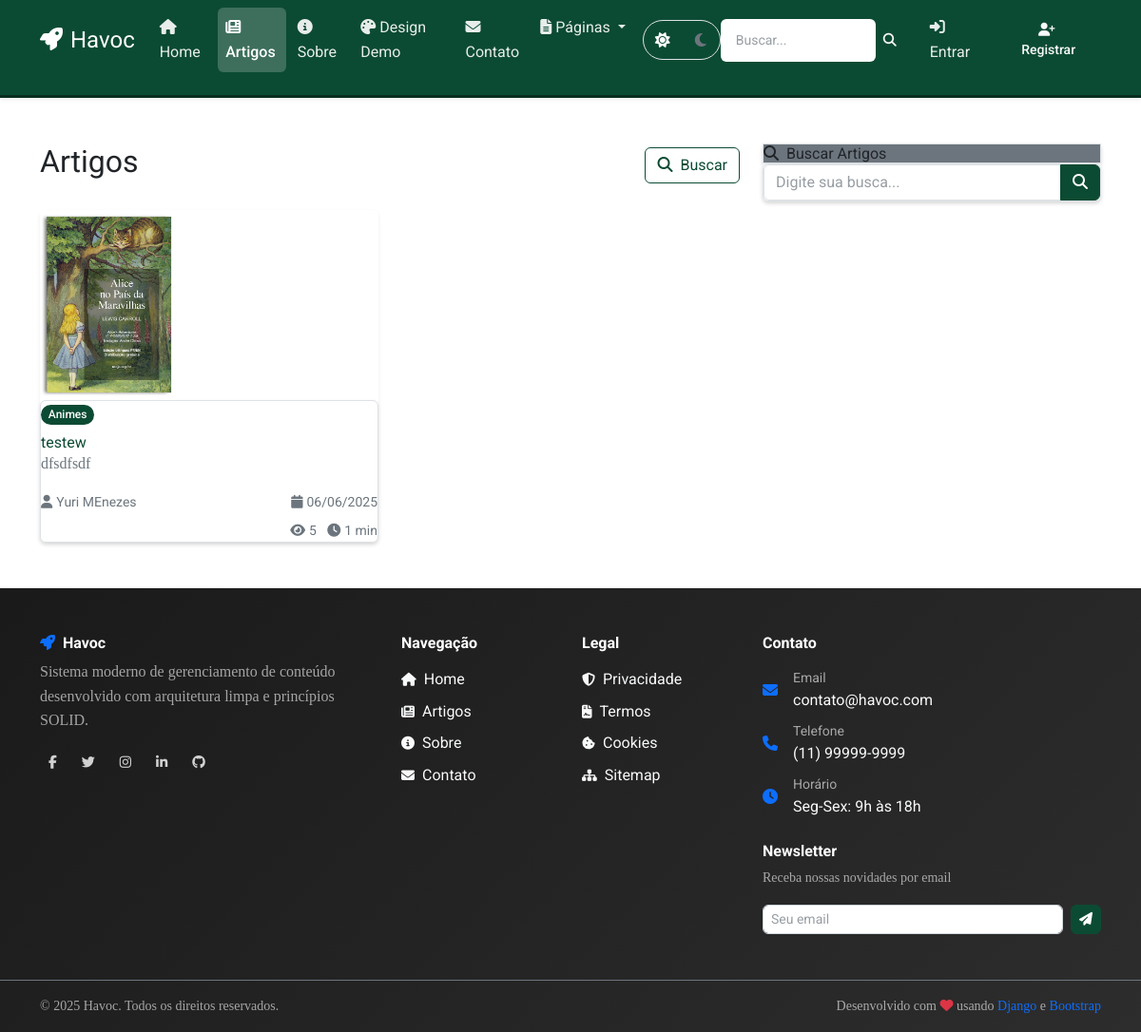
Page /artigos/ on the earlier database version.
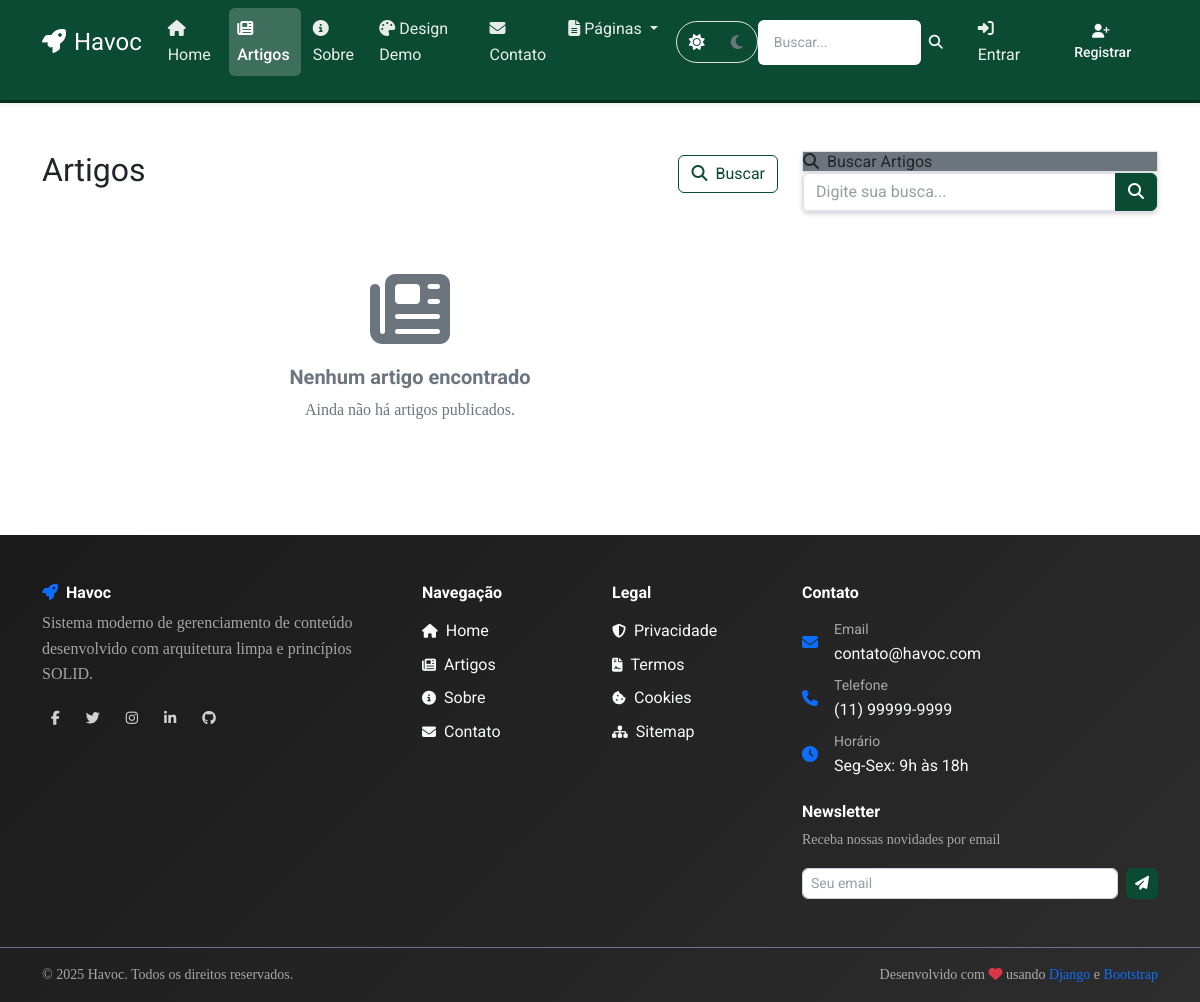
Same page on the later database version.
### apps/articles/models/article.py (models this page shows, shortened)
class Article(models.Model):
    STATUS_CHOICES = [
        ('draft', 'Rascunho'),
        ('published', 'Publicado'),
        ('archived', 'Arquivado'),
        ('scheduled', 'Agendado'),
    ]
    title = models.CharField(
        'título',
        max_length=200,
        validators=[MinLengthValidator(5)],
        help_text='Título do artigo'
    )
    slug = models.SlugField(
        'slug',
        max_length=200,
        unique=True,
        help_text='URL amigável do artigo'
    )
    excerpt = models.TextField(
        'resumo',
        max_length=500,
        help_text='Resumo do artigo para listagens e SEO'
    )
    content = models.TextField(
        'conteúdo',
        help_text='Conteúdo completo do artigo'
    )
    featured_image = models.ImageField(
        'imagem destacada',
        upload_to='articles/images/',
        blank=True,
        help_text='Imagem principal do artigo'
    )
    featured_image_alt = models.CharField(
        'texto alternativo da imagem',
        max_length=200,
        blank=True,
        help_text='Texto alternativo para acessibilidade'
    )
    category = models.ForeignKey(
        'articles.Category',
        on_delete=models.SET_NULL,
        null=True,
        blank=True,
        related_name='articles',
        verbose_name='categoria',
        help_text='Categoria principal do artigo'
    )
    tags = models.ManyToManyField(
        'articles.Tag',
        blank=True,
        related_name='articles',
        verbose_name='tags',
        help_text='Tags relacionadas ao artigo'
    )
    status = models.CharField(
        'status',
        max_length=20,
        choices=STATUS_CHOICES,
        default='draft',
        help_text='Status de publicação do artigo'
    )
    is_featured = models.BooleanField(
        'artigo em destaque',
        default=False,
        help_text='Se o artigo deve aparecer em destaque'
    )
    allow_comments = models.BooleanField(
        'permitir comentários',
        default=True,
        help_text='Se o artigo permite comentários'
    )
    author = models.ForeignKey(
        User,
        on_delete=models.CASCADE,
        related_name='authored_articles',
        verbose_name='autor',
        help_text='Autor principal do artigo'
    )
    contributors = models.ManyToManyField(
        User,
        blank=True,
        related_name='contributed_articles',
        verbose_name='colaboradores',
        help_text='Outros colaboradores do artigo'
    )
    meta_title = models.CharField(
        'meta título',
        max_length=60,
        blank=True,
        help_text='Título para SEO (máximo 60 caracteres)'
    )
    meta_description = models.CharField(
        'meta descrição',
        max_length=160,
        blank=True,
        help_text='Descrição para SEO (máximo 160 caracteres)'
    )
    meta_keywords = models.CharField(
        'palavras-chave',
        max_length=255,
        blank=True,
        help_text='Palavras-chave separadas por vírgula'
    )
    created_at = models.DateTimeField(
        'criado em',
        auto_now_add=True
    )
    updated_at = models.DateTimeField(
        'atualizado em',
        auto_now=True
    )
    published_at = models.DateTimeField(
        'publicado em',
        null=True,
        blank=True,
        help_text='Data e hora de publicação'
    )
    scheduled_at = models.DateTimeField(
        'agendado para',
        null=True,
        blank=True,
        help_text='Data e hora para publicação automática'
    )
    view_count = models.PositiveIntegerField(
        'visualizações',
        default=0,
        help_text='Número de visualizações do artigo'
    )
    reading_time = models.PositiveIntegerField(
        'tempo de leitura',
        default=0,
        help_text='Tempo estimado de leitura em minutos'
    )
    class Meta:
        verbose_name = 'artigo'
        verbose_name_plural = 'artigos'
        ordering = ['-published_at', '-created_at']
        indexes = [
            models.Index(fields=['slug']),
            models.Index(fields=['status', 'published_at']),
            models.Index(fields=['author', '-published_at']),
            models.Index(fields=['category', '-published_at']),
            models.Index(fields=['is_featured', '-published_at']),
        ]
    def get_absolute_url(self):
        return reverse('articles:article_detail', kwargs={'slug': self.slug})

### apps/articles/models/category.py (models this page shows, shortened)
class Category(models.Model):
    name = models.CharField(
        'nome',
        max_length=100,
        unique=True,
        validators=[MinLengthValidator(2)],
        help_text='Nome da categoria'
    )
    slug = models.SlugField(
        'slug',
        max_length=100,
        unique=True,
        help_text='URL amigável da categoria'
    )
    description = models.TextField(
        'descrição',
        blank=True,
        help_text='Descrição da categoria'
    )
    color = models.CharField(
        'cor',
        max_length=7,
        default='#007bff',
        help_text='Cor da categoria em hexadecimal (ex: #007bff)'
    )
    icon = models.CharField(
        'ícone',
        max_length=50,
        blank=True,
        help_text='Classe do ícone (ex: fas fa-newspaper)'
    )
    parent = models.ForeignKey(
        'self',
        on_delete=models.CASCADE,
        null=True,
        blank=True,
        verbose_name='categoria pai',
        help_text='Categoria pai para criar hierarquia'
    )
    is_active = models.BooleanField(
        'ativo',
        default=True,
        help_text='Se a categoria está ativa'
    )
    order = models.PositiveIntegerField(
        'ordem',
        default=0,
        help_text='Ordem de exibição da categoria'
    )
    meta_title = models.CharField(
        'meta título',
        max_length=60,
        blank=True,
        help_text='Título para SEO (máximo 60 caracteres)'
    )
    meta_description = models.CharField(
        'meta descrição',
        max_length=160,
        blank=True,
        help_text='Descrição para SEO (máximo 160 caracteres)'
    )
    created_at = models.DateTimeField(
        'criado em',
        auto_now_add=True
    )
    updated_at = models.DateTimeField(
        'atualizado em',
        auto_now=True
    )
    class Meta:
        verbose_name = 'categoria'
        verbose_name_plural = 'categorias'
        ordering = ['order', 'name']
        indexes = [
            models.Index(fields=['slug']),
            models.Index(fields=['is_active', 'order']),
        ]

### apps/accounts/models/user.py (models this page shows, shortened)
class User(AbstractUser):
    email = models.EmailField(
        'endereço de email',
        unique=True,
        error_messages={
            'unique': "Já existe um usuário com este email.",
        }
    )
    is_verified = models.BooleanField(
        'verificado',
        default=False,
        help_text='Designa se o usuário verificou o email.'
    )
    slug = models.SlugField(
        'slug',
        max_length=100,
        unique=True,
        blank=True,
        help_text='Identificador único para URLs amigáveis'
    )
    avatar = models.ImageField(
        'avatar',
        upload_to=user_avatar_path,
        blank=True,
        null=True,
        help_text='Foto de perfil do usuário'
    )
    bio = models.TextField(
        'biografia',
        max_length=500,
        blank=True,
        help_text='Breve descrição sobre o usuário'
    )
    phone = models.CharField(
        'telefone',
        max_length=20,
        blank=True,
        help_text='Número de telefone do usuário'
    )
    birth_date = models.DateField(
        'data de nascimento',
        blank=True,
        null=True,
        help_text='Data de nascimento do usuário'
    )
    location = models.CharField(
        'localização',
        max_length=100,
        blank=True,
        help_text='Cidade/Estado do usuário'
    )
    objects = UserManager()
    USERNAME_FIELD = 'email'
    REQUIRED_FIELDS = ['username']
    class Meta:
        verbose_name = 'usuário'
        verbose_name_plural = 'usuários'
        ordering = ['-date_joined']
    def get_full_name(self):
        return f"{self.first_name} {self.last_name}".strip()

### apps/articles/views/article_views.py (the view)
# urls.py: path('', ArticleListView.as_view(), name='article_list'),
class ArticleListView(View):
    template_name = 'articles/article_list.html'
    def get(self, request):
        article_service = ArticleService(DjangoArticleRepository())
        articles = article_service.get_published_articles()
        paginator = Paginator(articles, 12)  # 12 artigos por página
        page_number = request.GET.get('page')
        page_obj = paginator.get_page(page_number)
        featured_articles = article_service.get_featured_articles(limit=3)
        context = {
            'page_obj': page_obj,
            'articles': page_obj.object_list,
            'featured_articles': featured_articles,
            'meta_title': 'Artigos',
            'meta_description': 'Todos os artigos do blog',
        }
        return render(request, self.template_name, context)

### apps/articles/templates/articles/article_list.html (shortened to what this page needs)
{% extends 'base.html' %}
{% block content %}
<div class="container my-5">
    <div class="row">
        <div class="col-lg-8">
            <div class="d-flex justify-content-between align-items-center mb-4">
                <h1 class="text-sans text-body">Artigos</h1>
                <div>
                    <a href="{% url 'articles:search' %}" class="btn btn-outline-primary">
                        <i class="fas fa-search me-2"></i>Buscar
                    </a>
                </div>
            </div>
            {% if articles %}
                <div class="row g-4">
                    {% for article in articles %}
                    <div class="col-md-6">
                        <div class="card-django h-100 border-0 shadow-sm">
                            {% if article.featured_image %}
                                <img src="{{ article.featured_image.url }}" class="card-django-img-top img-height-md img-cover" alt="{{ article.featured_image_alt|default:article.title }}">
                            {% endif %}
                            <div class="card-body d-flex flex-column card-django">
                                <div class="mb-2">
                                    {% if article.category %}
                                        <span class="badge bg-django-green">
                                            {{ article.category.name }}
                                        </span>
                                    {% endif %}
                                </div>
                                <h5 class="card-title text-sans text-body">
                                    <a href="{{ article.get_absolute_url }}" class="text-decoration-none">
                                        {{ article.title }}
                                    </a>
                                </h5>
                                <p class="card-django-text text-secondary text-body">{{ article.excerpt|truncatechars:120 }}</p>
                                <div class="mt-auto">
                                    <div class="d-flex justify-content-between align-items-center">
                                        <small class="text-secondary">
                                            <i class="fas fa-user me-1"></i>{{ article.author.get_full_name|default:article.author.username }}
                                        </small>
                                        <small class="text-secondary">
                                            <i class="fas fa-calendar me-1"></i>{{ article.published_at|date:"d/m/Y" }}
                                        </small>
                                    </div>
                                    <div class="d-flex justify-content-between align-items-center mt-2">
                                        <div class="text-secondary small">
                                            <i class="fas fa-eye me-1"></i>{{ article.view_count }}
                                            <i class="fas fa-clock ms-2 me-1"></i>{{ article.reading_time }} min
                                        </div>
                                    </div>
                                </div>
                            </div>
                        </div>
                    </div>
                    {% endfor %}
                </div>
            {% else %}
                <div class="text-center py-5">
                    <i class="fas fa-newspaper fa-5x text-secondary mb-3"></i>
                    <h3 class="text-secondary text-sans text-body">Nenhum artigo encontrado</h3>
                    <p class="text-secondary text-body">Ainda não há artigos publicados.</p>
                </div>
            {% endif %}
        </div>
        <div class="col-lg-4">
            <div class="card-django border-0 shadow-sm mb-4">
                <div class="card-header bg-secondary card-django">
                    <h6 class="mb-0 text-sans text-body"><i class="fas fa-search me-2"></i>Buscar Artigos</h6>
                </div>
                <div class="card-body mb-3 card-django">
                    <form method="get" action="{% url 'articles:search' %}" class="form-django" aria-label="Formulário de busca" role="form">
                        <div class="input-group">
                            <input type="text" name="q" class="form-control" placeholder="Digite sua busca...">
                            <button class="btn btn-primary text-sans" type="submit">
                                <i class="fas fa-search"></i>
                            </button>
                        </div>
                    </form>
                </div>
            </div>
        </div>
    </div>
</div>
{% endblock %}

Differences in the rows shown:
removed Article: featured_image (picture), category.name "Animes", title "testew", excerpt "dfsdfsdf", author.get_full_name "Yuri MEnezes", published_at "06/06/2025", view_count "5", reading_time "1"
Other differences:
text now shown: "Nenhum artigo encontrado Ainda não há artigos publicados."
